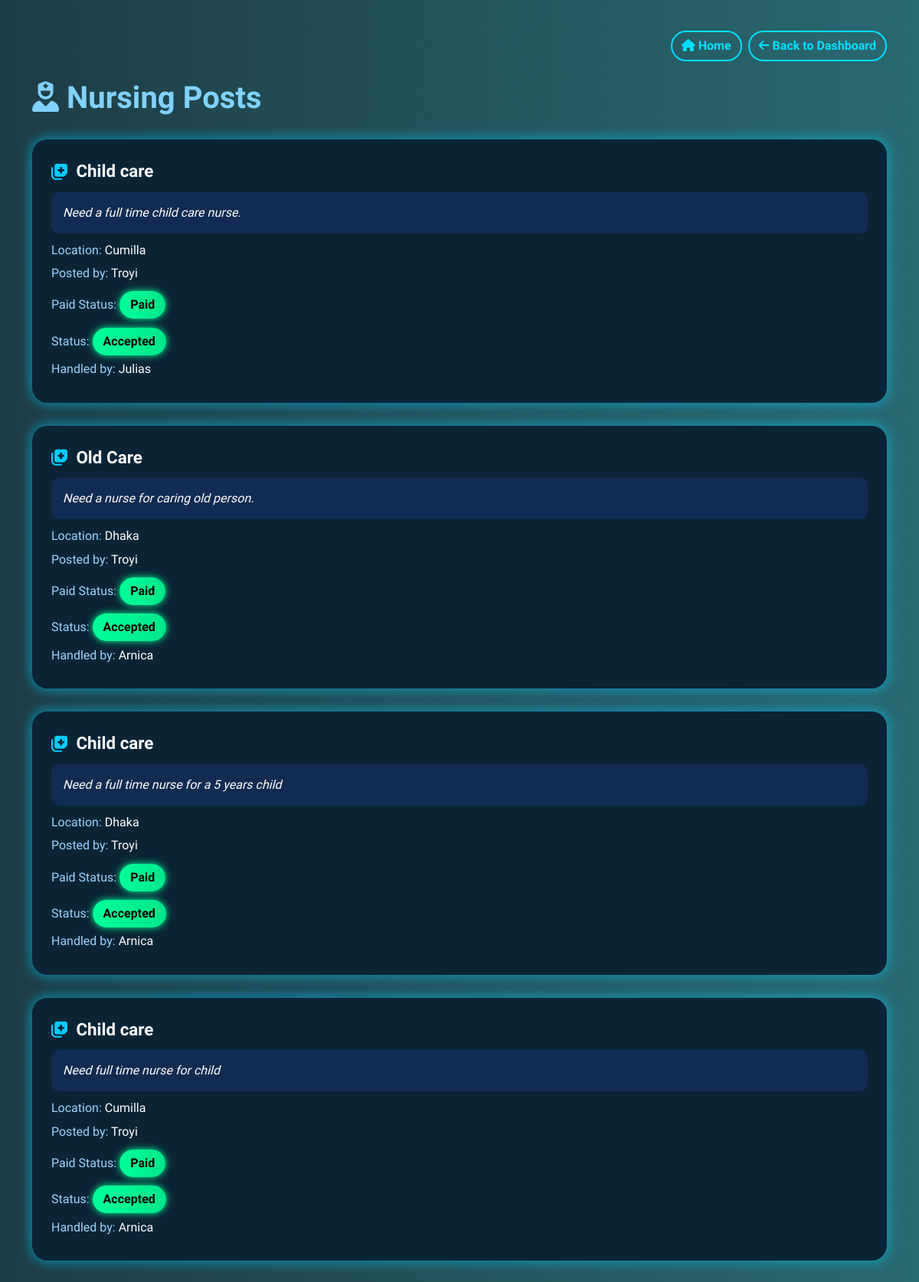
/user/provider_nursing_posts/ (signed in), run on an earlier commit of the app's database.
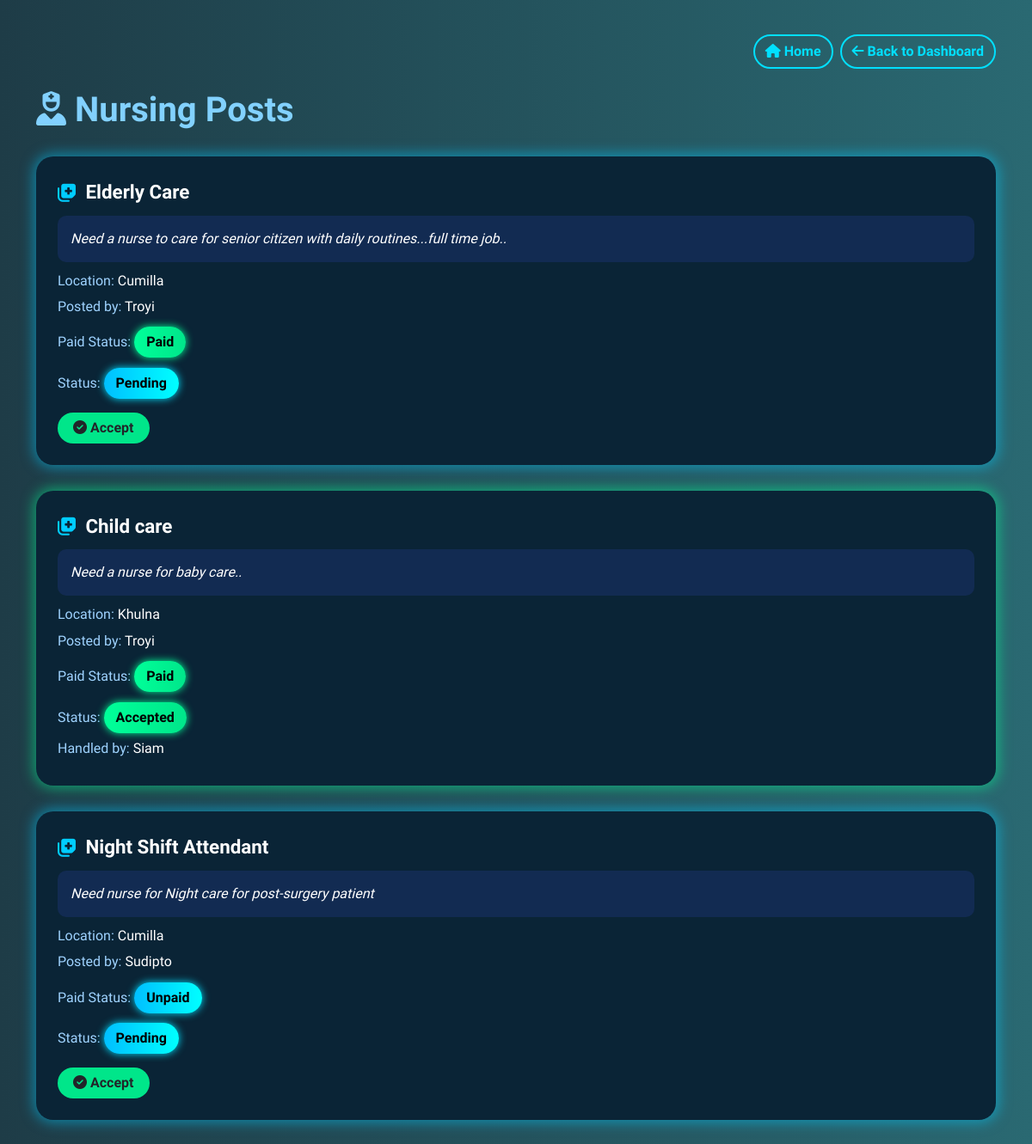
And on a later commit of the database.
### users/models.py (models this page shows, shortened)
class NursingService(models.Model):
    STATUS_CHOICES = (
        ('Pending', 'Pending'),
        ('Accepted', 'Accepted'),
        ('Rejected', 'Rejected'),
    )
    customer = models.ForeignKey(User, on_delete=models.CASCADE, related_name='nursing_requests')
    title = models.CharField(max_length=100)
    description = models.TextField()
    location = models.CharField(max_length=100)
    is_paid = models.BooleanField(default=False)
    created_at = models.DateTimeField(auto_now_add=True)
    accepted_by = models.ForeignKey(User, null=True, blank=True, on_delete=models.SET_NULL, related_name='accepted_nursing', limit_choices_to={'role': 'provider'})
    status = models.CharField(max_length=10, choices=STATUS_CHOICES, default='Pending')

class User(AbstractUser):
    ROLE_CHOICES = (
        ('customer', 'Customer'),
        ('provider', 'Provider'),
    )
    role = models.CharField(max_length=10, choices=ROLE_CHOICES)
    phone_number = models.CharField(max_length=15, blank=True, null=True)

### users/views.py (the view, shortened to what this page needs)
# urls.py: path('provider_nursing_posts/', views.provider_nursing_posts, name='provider_nursing_posts'),
@login_required
def provider_nursing_posts(request):
    posts = NursingService.objects.all()
    return render(request, 'provider_nursing_posts.html', {'posts': posts})

### templates/provider_nursing_posts.html (shortened to what this page needs)
<!DOCTYPE html>
<html lang="en">
<head>
    <link href="https://cdn.jsdelivr.net/npm/bootstrap@5.3.0/dist/css/bootstrap.min.css" rel="stylesheet">
    <link href="https://cdnjs.cloudflare.com/ajax/libs/font-awesome/6.4.0/css/all.min.css" rel="stylesheet">
</head>
<body>
<div class="container">
    <div class="d-flex justify-content-end mb-4">
        <a href="{% url 'home' %}" class="btn btn-outline-info me-2">
            <i class="fas fa-home"></i> Home
        </a>
        <a href="{% url 'provider_dashboard' %}" class="btn btn-outline-info">
            <i class="fas fa-arrow-left"></i> Back to Dashboard
        </a>
    </div>
    <h1><i class="fas fa-user-nurse"></i> Nursing Posts</h1>
    {% for post in posts %}
    <div class="glow-box {% if post.status == 'Accepted' %}glow-green{% else %}glow-blue{% endif %}">
        <div class="post-title">
            <i class="fas fa-notes-medical"></i> {{ post.title }}
        </div>
        <div class="post-content">
            <div class="desc-box">{{ post.description }}</div>
            <p><span class="label">Location:</span> {{ post.location }}</p>
            <p><span class="label">Posted by:</span> {{ post.customer.get_full_name|default:post.customer.username }}
</p>
            <p>
                <span class="label">Paid Status:</span>
                {% if post.is_paid %}
                    <span class="status-pill status-accepted">Paid</span>
                {% else %}
                    <span class="status-pill">Unpaid</span>
                {% endif %}
            </p>
            {% if post.status == 'Pending' %}
                <p><span class="label">Status:</span> <span class="status-pill">Pending</span></p>
                <form method="POST" class="mt-3">
                    <button type="submit" name="action" value="accept" class="btn btn-accept">
                        <i class="fas fa-check-circle"></i> Accept
                    </button>
                </form>
            {% else %}
                <p><span class="label">Status:</span> <span class="status-pill status-accepted">Accepted</span></p>
                <p><span class="label">Handled by:</span> {{ post.accepted_by.get_full_name|default:post.accepted_by.username }}</p>
            {% endif %}
        </div>
    </div>
    {% empty %}
    <div class="alert alert-light text-dark">No nursing posts available.</div>
    {% endfor %}
</div>
</body>
</html>

### templates/provider_nursing_posts.html (style rules this page uses)
body { background: linear-gradient(to right, #1e3c47,#2a6972 ); font-family: 'Quicksand', sans-serif; color: white; padding: 40px 15px; }
h1 { font-weight: bold; margin-bottom: 30px; color: #82d1ff; }
.glow-box { background-color: #0a2436; border-radius: 20px; padding: 25px; margin-bottom: 30px; transition: transform 0.3s ease; }
.glow-blue { box-shadow: 0 0 15px 3px rgba(0, 204, 255, 0.5); }
.glow-green { box-shadow: 0 0 15px 3px rgba(0, 255, 150, 0.5); }
.post-title { font-size: 1.4rem; font-weight: 600; margin-bottom: 10px; display: flex; align-items: center; }
.post-title i { color: #00ccff; margin-right: 10px; }
.post-content p { margin-bottom: 0.4rem; }
.label { color: #9fd3ff; }
.desc-box { background-color: #122b52; padding: 15px; border-radius: 10px; font-style: italic; margin-bottom: 10px; }
.status-pill { display: inline-block; padding: 6px 14px; background: linear-gradient(to right, #00bfff, #00ffff); color: #000; border-radius: 20px; font-weight: bold; margin-top: 5px; box-shadow: 0 0 10px #00e0ff; }
.status-accepted { background: linear-gradient(to right, #00ff99, #00e68a); box-shadow: 0 0 10px #00ff99; }
.btn-accept { background-color: #00e68a; border: none; border-radius: 20px; padding: 6px 18px; font-weight: 600; }
.btn-outline-info { border-radius: 20px; font-weight: 600; border: 2px solid #00e0ff; color: #00e0ff; background-color: transparent; transition: all 0.3s ease; }

What changed in the data, as far as the page shows it:
removed NursingService: title "Child care", description "Need a full time child care nurse.", location "Cumilla", customer.get_full_name "Troyi", is_paid "Paid", accepted_by.get_full_name "Julias"
removed NursingService: title "Old Care", description "Need a nurse for caring old person.", location "Dhaka", customer.get_full_name "Troyi", is_paid "Paid", accepted_by.get_full_name "Arnica"
removed NursingService: title "Child care", description "Need a full time nurse for a 5 years child", location "Dhaka", customer.get_full_name "Troyi", is_paid "Paid", accepted_by.get_full_name "Arnica"
removed NursingService: title "Child care", description "Need full time nurse for child", location "Cumilla", customer.get_full_name "Troyi", is_paid "Paid", accepted_by.get_full_name "Arnica"
added NursingService: title "Elderly Care", description "Need a nurse to care for senior citizen with daily routines...full time job..", location "Cumilla", customer.get_full_name "Troyi", is_paid "Paid"
added NursingService: title "Child care", description "Need a nurse for baby care..", location "Khulna", customer.get_full_name "Troyi", is_paid "Paid", accepted_by.get_full_name "Siam"
added NursingService: title "Night Shift Attendant", description "Need nurse for Night care for post-surgery patient", location "Cumilla", customer.get_full_name "Sudipto", is_paid "Unpaid"
